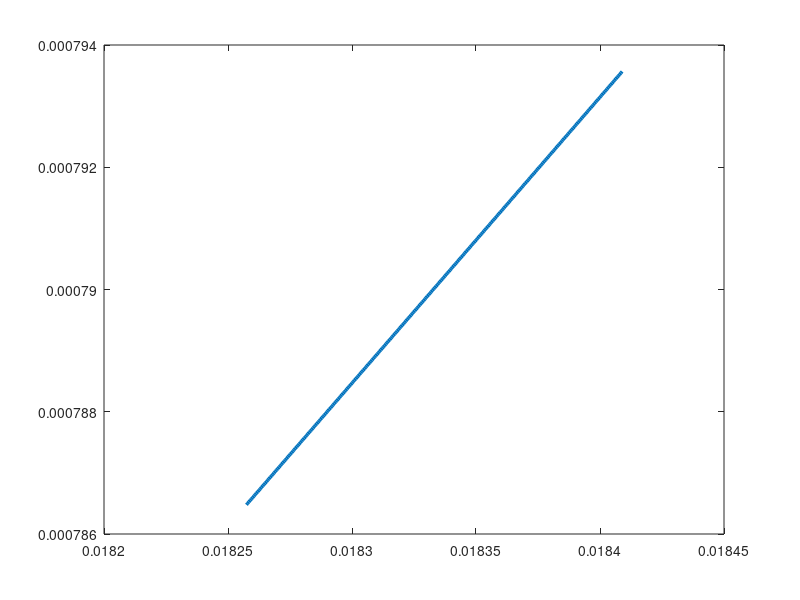

Write MATLAB code to recreate this figure. (Note: this script raises an error after producing the figure.)
clear
clc
%改变Bxy=0.3 0.6 0.9 for a fully polarized source
sigma_S=0.01; %the effective beamwidth
delta_xx=0.02;
%delta_yy=0.045;
delta_yy=delta_xx/1.2;
Ax=1;
Ay=Ax;
Bxy=1; 
%%
%for i=1:5
%%   
min=((delta_xx^2+delta_yy^2)/2)^0.5;
max=((delta_xx*delta_yy)/Bxy)^0.5;
mmax=((delta_xx*delta_yy)/Bxy)^0.5+0.0001;
N=300;
delta_xy=linspace(min,max,N);                                                           
Sintillation_focus=zeros(N);
%delta_xy=min:0.0001:max;
%%
Sintillation_in=((Ax.^2).^2+2.*(Ax.*Ay.*Bxy).^2+(Ay.^2).^2)./((Ax.^2+Ay^2).^2);
%%
omiga_xx=((1/(4*sigma_S^2))+(1/(delta_xx^2)))^(-0.5);
omiga_yy=((1/(4*sigma_S^2))+(1/(delta_yy^2)))^(-0.5);
omiga_xy=((1/(4.*sigma_S.^2))+(1./(delta_xy.^2))).^(-0.5);
Sintillation_focus=((Ax.*omiga_xx).^4+2.*(Ax.^2.*Ay.^2.*Bxy.^2.*omiga_xy.^4)+(Ay.*omiga_yy).^4)./((Ax.^2.*omiga_xx.^2+Ay^2.*omiga_yy).^2);

%%
plot(delta_xy,Sintillation_focus,'Linewidth',2.5)
%
ax = gca();
ax.YRuler.Exponent = -4; 
ax.YRuler.TickLabelFormat = '%.3f';
%
ax = gca();
ax.XRuler.Exponent = -2; 
ax.XRuler.TickLabelFormat = '%.3f';
%hold on
xlabel('\delta_{xy}','Fontsize',20,'Fontname','Times');
ylabel('\sigma^2','Fontsize',20,'Fontname','Times');
set(gca,'fontname','Times New Roman','FontSize',16);
set(gca,'fontname','Times New Roman','FontSize',16);
%set(gca,'XTick',[min,0.033,0.036,0.039,0.042,0.045,mmax],'fontname','Times New Roman','FontSize',20);
%set(gca,'YTick',[0.5,0.6,0.7,0.8,0.9,1],'fontname','Times New Roman','FontSize',20);
%xlim([min,mmax]),
%ylim([0.5,1])

%set(gca,'xTickLabel',num2str(get(gca,'XTick')'))
%set(gca,'yTickLabel',num2str(get(gca,'YTick')'))
%xtickformat('%.4f')

%ylim([0,1]);
%set(gca,'Linewidth',3,'Fontname','Times','Fontsize',17,'Fontweight','Bold','Ytick',[0,0.5,1],'Color','blue',);
title('Scintillation coefficient','fontname','Times New Roman','FontSize',20)

%%
%Ox=[min, max];
%Oy=[Sintillation_in, Sintillation_in];
%Oz=[1,2];
%plot(Ox,Oy,'Linewidth',2.5,'LineStyle','--','color',c(i,:));
%hold on
%p1.LineWidth = 1;
%end

%%

%%
%hold on
%legend('|B_{xy}|=0.4','','|B_{xy}|=0.5','','|B_{xy}|=0.6','','|B_{xy}|=0.7','','|B_{xy}|=0.8','')
